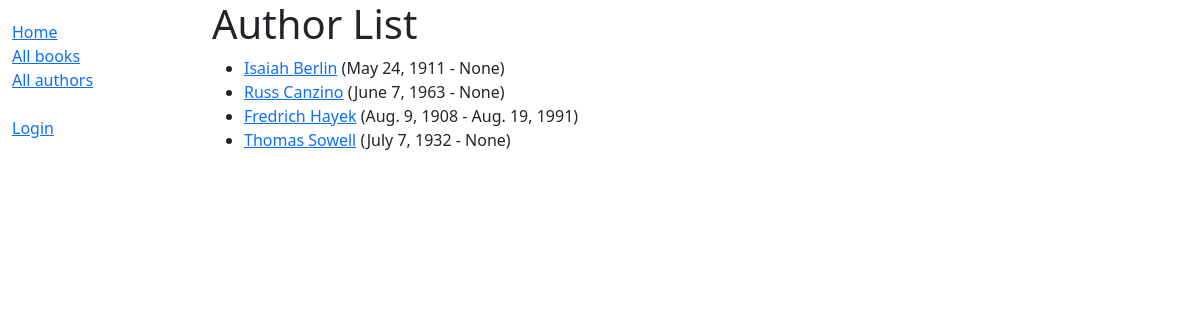
/catalog/author/, run on the app's committed database.
### catalog/models.py (models this page shows, shortened)
class Author(models.Model):
    first_name = models.CharField(max_length=100)
    last_name = models.CharField(max_length=100)
    date_of_birth = models.DateField(null=True, blank=True)
    date_of_death = models.DateField('died', null=True, blank=True)
    class Meta:
        ordering = ['last_name', 'first_name']
    def get_absolute_url(self):
        return reverse('author-detail', args=[str(self.id)])

### catalog/views.py (the view)
# urls.py: path('author/', views.AuthorListView.as_view(), name='authors'),
class AuthorListView(generic.ListView):
    model = Author
    paginate_by = 10

### catalog/templates/catalog/author_list.html
{% extends "base_generic.html" %}
{% block content %}
  <h1>Author List</h1>
  {% if author_list %}
    <ul>
      {% for author in author_list %}
      <li>
        <a href="{{ author.get_absolute_url }}">{{ author.first_name }} {{ author.last_name }}</a>
        ({{author.date_of_birth}} - {{author.date_of_death}})
      </li>
      {% endfor %}
    </ul>
  {% else %}
    <p>There are no authors in the library.</p>
  {% endif %}
{% endblock %}

### data on the page
Author: first_name "Isaiah", last_name "Berlin", date_of_birth "May 24, 1911", date_of_death "None"
Author: first_name "Russ", last_name "Canzino", date_of_birth "June 7, 1963", date_of_death "None"
Author: first_name "Fredrich", last_name "Hayek", date_of_birth "Aug. 9, 1908", date_of_death "Aug. 19, 1991"
Author: first_name "Thomas", last_name "Sowell", date_of_birth "July 7, 1932", date_of_death "None"
